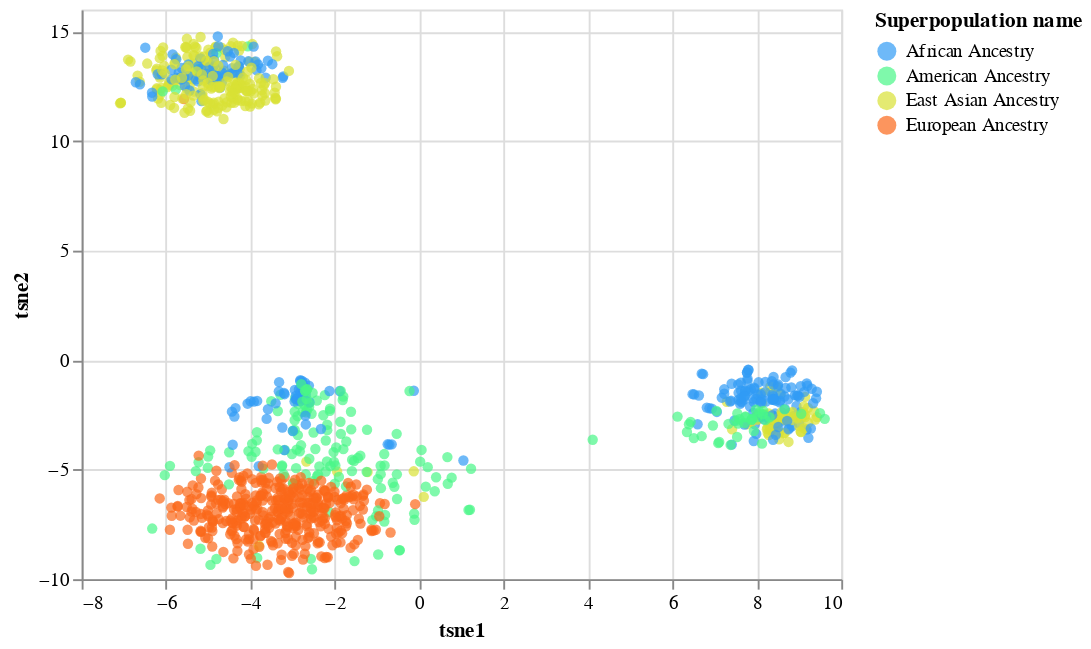

Write notebook code for a chart like this one.
### Code cell
alt.Chart(df_plot).mark_circle().encode(
    x = 'tsne1',
    y = 'tsne2',
    color = alt.Color('Superpopulation name', scale = alt.Scale(scheme='turbo')) 
)

### Figure 1 — Vega-Lite specification as saved in the notebook (floating-point values rounded to 4 significant figures; data arrays with more than 128 entries replaced by an {"elided": "..."} marker saying what was removed)
{"config": {"view": {"continuousWidth": 400, "continuousHeight": 300}}, "data": {"name": "data-f724aaf00ba3d89fab051267ddbd6f35"}, "mark": "circle", "encoding": {"color": {"field": "Superpopulation name", "scale": {"scheme": "turbo"}, "type": "nominal"}, "x": {"field": "tsne1", "type": "quantitative"}, "y": {"field": "tsne2", "type": "quantitative"}}, "$schema": "https://vega.github.io/schema/vega-lite/v4.17.0.json", "datasets": {"data-f724aaf00ba3d89fab051267ddbd6f35": {"elided": "1092 records"}}}
